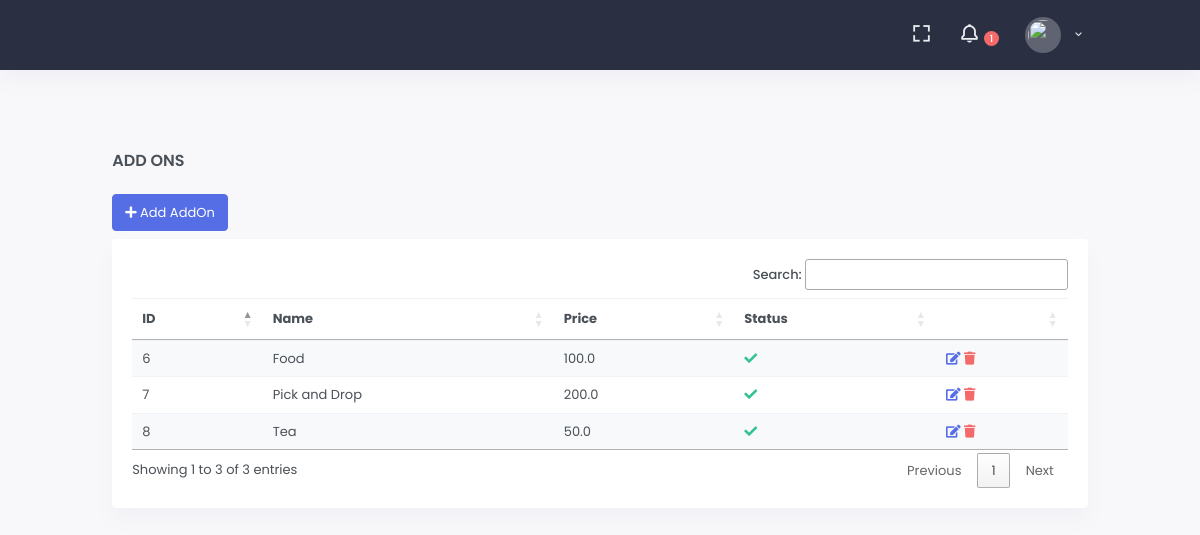
Screenshot of /a/addon/ with the database file from the repository.
### src/portals/admins/models.py (models this page shows, shortened)
class AddOn(models.Model):
    name = models.CharField(max_length=255)
    price = models.FloatField(null=False, blank=False)
    description = models.TextField(null=True, blank=True)
    is_active = models.BooleanField(default=True)
    class Meta:
        verbose_name_plural = 'Add Ons'
        ordering = ['-id']

### src/portals/admins/views.py (the view)
# urls.py: path('addon/', AddonListView.as_view(), name='addon-list-view'),
class AddonListView(ListView):
    queryset = AddOn.objects.all()

### src/portals/admins/templates/admins/addon_list.html (shortened to what this page needs)
{% extends 'core/base.html' %}
{% load static %}
{% block page_heading %}
    Add Ons
{% endblock %}
{% block base_links %}
    <link rel="stylesheet" href="https://cdn.datatables.net/1.10.22/css/jquery.dataTables.min.css">
    <link rel="stylesheet" href="https://cdn.datatables.net/buttons/1.6.5/css/buttons.dataTables.min.css">
{% endblock %}
{% block content %}
    <div class="mb-2">
        <a href="{% url 'admin-portal:addon-create-view' %}" class="btn btn-primary">
            <i class="fa fa-plus"></i> Add AddOn
        </a>
    </div>
    <div class="card">
        <div class="card-body">
            {% if addon_list %}
                <div class="table-responsive">
                    <table class="table table-hover table-striped">
                        <thead>
                        <tr>
                            <th>ID</th>
                            <th>Name</th>
                            <th>Price</th>
                            <th>Status</th>
                            <th></th>
                        </tr>
                        </thead>
                        <tbody class="">
                        {% for row in addon_list %}
                            <tr>
                                <td>{{ row.pk }}</td>
                                <td>{{ row.name }}</td>
                                <td>{{ row.price }}</td>
                                <td>
                                    {% if row.is_active %}
                                        <i class="fa fa-check text-success"></i>
                                    {% else %}
                                        <i class="fa fa-times text-danger"></i>
                                    {% endif %}
                                </td>
                                <td>
                                    <a href="{% url 'admin-portal:addon-update-view' row.pk %}">
                                        <i class="fa fa-edit"></i></a>
                                    <a class="text-danger"
                                       href="{% url 'admin-portal:addon-delete-view' row.pk %}">
                                        <i class="fa fa-trash"></i></a>
                                </td>
                            </tr>
                        {% endfor %}
                        </tbody>
                    </table>
                </div>
            {% else %}
                <p>
                <h5 class="card-title text-danger">No Add On's added by administration.</h5>
                </p>
            {% endif %}
        </div>
    </div>
{% endblock %}

### rows the page displays
AddOn: pk "8", name "Tea", price "50.0", is_active True (drawn)
AddOn: pk "7", name "Pick and Drop", price "200.0", is_active True (drawn)
AddOn: pk "6", name "Food", price "100.0", is_active True (drawn)
